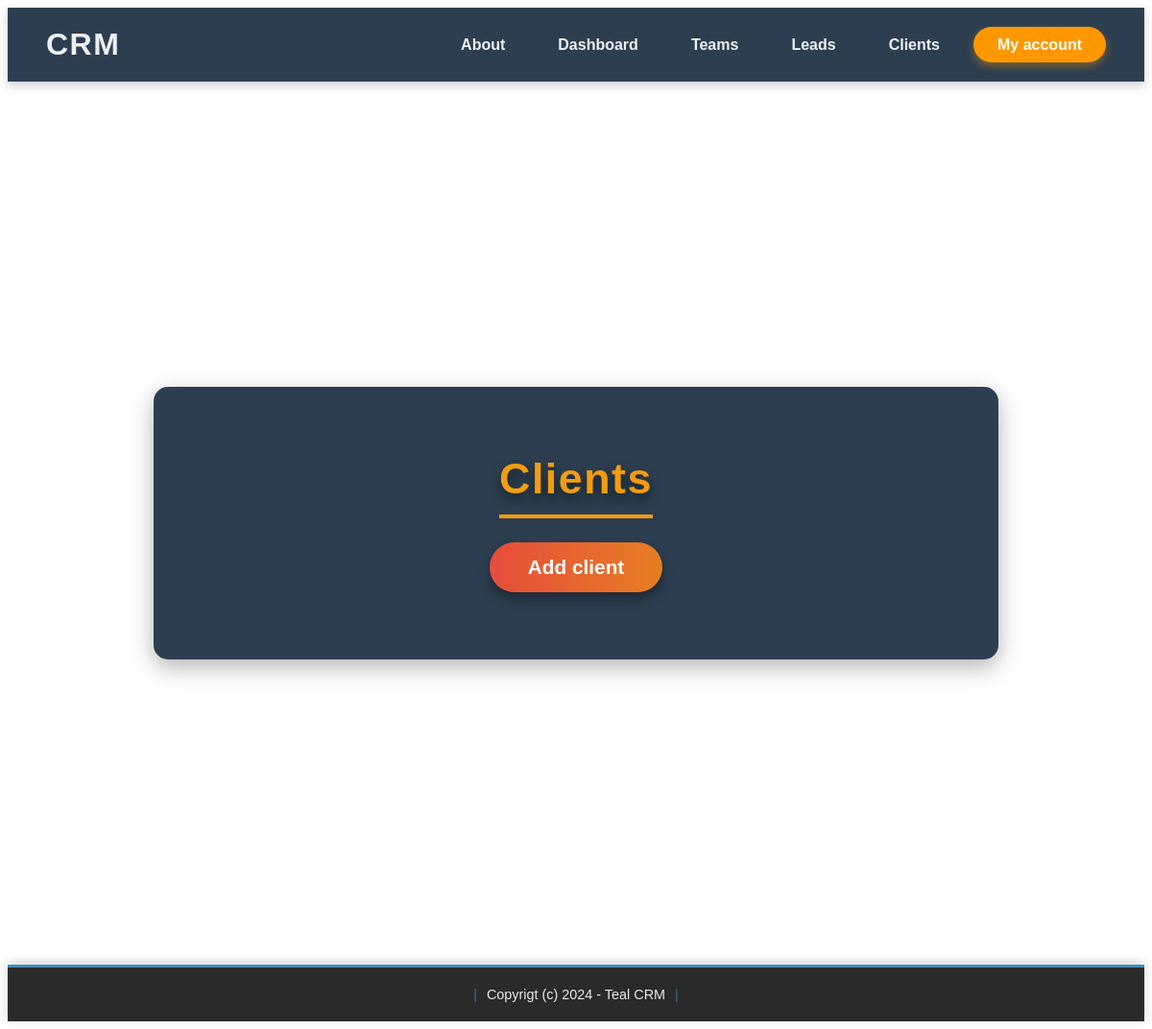
Before: /clients_list (signed in) with the older database file.
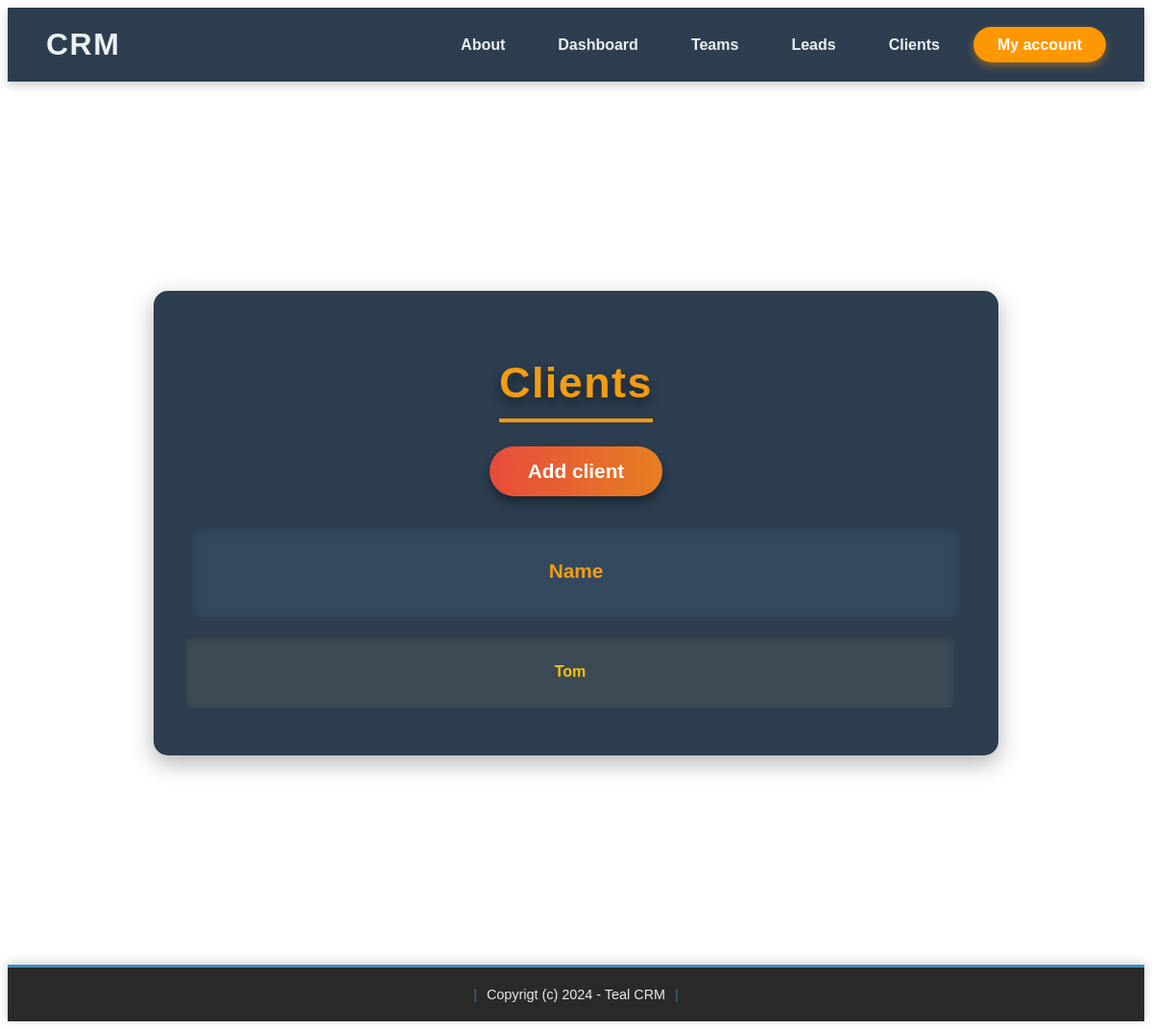
After: the same page with the newer database file.
### catalog/models.py (models this page shows, shortened)
class Client(models.Model):
    team = models.ForeignKey(Team, related_name='clients', on_delete=models.CASCADE, null=True)
    name = models.CharField(max_length=255)
    email = models.EmailField()
    description = models.TextField(blank=True, null=True)
    created_by = models.ForeignKey(User, related_name='leads', on_delete=models.CASCADE)
    created_at = models.DateTimeField(auto_now_add=True)
    modified_at = models.DateTimeField(auto_now=True)
    class Meta:
        ordering = ('name', )

### catalog/views.py (the view)
# urls.py: path('clients_list', views.clients_list, name='clients_list'),
@login_required
def clients_list(request):
    clients = Client.objects.filter(created_by=request.user)
    data = {'clients': clients}
    return render(request, 'clients/clients_list.html', data)

### templates/clients/clients_list.html (shortened to what this page needs)
{% extends 'base.html' %}
{% load static %}
{% block head %}
    <link rel="stylesheet" href="{% static 'base.css' %}">
    <link rel="stylesheet" href="{% static 'leads_list.css' %}">
{% endblock %}
{% block content %}
<div class="page-background">
    <div class="led">
        <h1 class="zag">Clients</h1>
        <a class="das" href="{% url 'addclient' %}">Add client</a>
        {% if clients %}
            <div class="flex-header">
                <p class="column-title">Name</p>
            </div>
            <div class="scroll-container">
                {% for client in clients %}
                    <div class="table-row">
                        <p class="row-text">
                            <a href="{% url 'clients_detail' client.id %}">{{ client.name }}</a>
                        </p>
                    </div>
                {% empty %}
                    <p>There are no clients in the database yet...</p>
                {% endfor %}
            </div>
        {% endif %}
    </div>
</div>
{% endblock %}

Changed rows visible on the page:
added Client: name "Tom"
Other visible differences:
text now shown: "Name"
